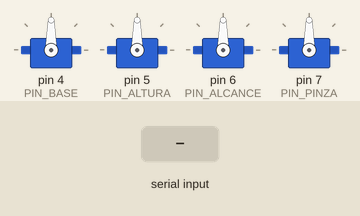
Simulated run of this sketch. Board: Arduino Uno, built with avr-gcc and run on an emulated ATmega328P. On the bench: 4 × servo. The test bench sets the inputs (shaded band). What the sketch prints to the serial monitor is not drawn.

Above: at 1.2 s.
1.3 s: "90,45,200,10\n" received over Serial
At 2.5 s:
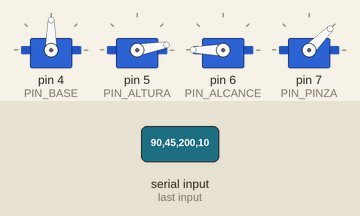
2.8 s: "30,150,10,200\n" received over Serial
At 3.6 s:
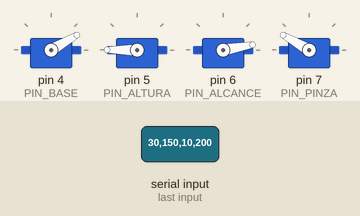
Timing chart, 0 to 5.8 s (numbered marks = the images above; inputs shaded):
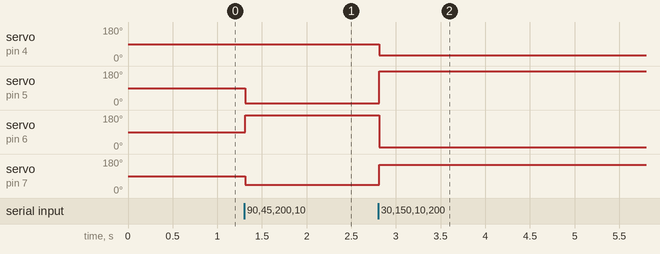

Measured:
- after the input at 1.3 s, servo on pin 5 (PIN_ALTURA): 90° → 10° at once; servo on pin 6 (PIN_ALCANCE): 90° → 180° at once; servo on pin 7 (PIN_PINZA): 90° → 45° at once
- after the input at 2.8 s, servo on pin 4 (PIN_BASE): 90° → 30° at once; servo on pin 5 (PIN_ALTURA): 10° → 180° at once; servo on pin 6 (PIN_ALCANCE): 180° → 10° at once; servo on pin 7 (PIN_PINZA): 45° → 150° at once

The sketch:

control_servos.ino
```cpp
/*
 * Control de Servomotores mediante Visión por Computadora y Arduino
 * =================================================================
 * Trabajo de Fin de Curso UCAB: Interfaz Gestual de Brazo Robótico
 * Autores: Stalin Franco, Luis Salazar
 * Docente: Eladio Lobo
 *
 * Este programa recibe datos por comunicación serial desde Python,
 * parsea 4 valores separados por comas (ángulo, distancia, posición X,
 * posición Y) y controla 4 servomotores (SG90/MG90S) que actúan como
 * las articulaciones de un brazo robótico.
 *
 * Conexiones de los servos:
 *   - Servo BASE (rotación):     Pin digital 4
 *   - Servo ALTURA (hombro):     Pin digital 5
 *   - Servo ALCANCE (codo):      Pin digital 6
 *   - Servo PINZA (garra):       Pin digital 7
 *
 * Comunicación Serial:
 *   - Baud rate: 9600
 *   - Formato de datos: "ángulo,distancia,posX,posY\n"
 *     donde cada valor está en el rango 0-180.
 */

#include <Servo.h>

// ============================================================================
// CREACIÓN DE OBJETOS SERVO
// ============================================================================
Servo base;      // Rotación de la base del brazo
Servo altura;    // Articulación del hombro (elevación)
Servo alcance;   // Articulación del codo (alcance horizontal)
Servo pinza;     // Apertura/cierre de la pinza (garra)

// ============================================================================
// CONFIGURACIÓN DE PINES
// ============================================================================
const int PIN_BASE = 4;
const int PIN_ALTURA = 5;
const int PIN_ALCANCE = 6;
const int PIN_PINZA = 7;

// ============================================================================
// VARIABLES GLOBALES
// ============================================================================
String datosRecibidos = "";   // Buffer para almacenar datos seriales
bool datosCompletos = false;  // Bandera para indicar datos listos

// ============================================================================
// CONFIGURACIÓN INICIAL
// ============================================================================
void setup() {
  // Inicializar comunicación serial a 9600 baudios
  Serial.begin(9600);

  // Esperar a que el puerto serial esté listo (opcional, útil en algunos Arduinos)
  while (!Serial) {
    ; // Esperar por conexión serial (para Arduino Leonardo/Micro)
  }

  // Asignar los servos a sus pines correspondientes
  base.attach(PIN_BASE);
  altura.attach(PIN_ALTURA);
  alcance.attach(PIN_ALCANCE);
  pinza.attach(PIN_PINZA);

  // Inicializar todos los servos en la posición central (90 grados)
  base.write(90);
  altura.write(90);
  alcance.write(90);
  pinza.write(90);

  // Indicar que el sistema está listo
  Serial.println("Sistema de control de servos iniciado.");
}

// ============================================================================
// BUCLE PRINCIPAL
// ============================================================================
void loop() {
  // Verificar si hay datos disponibles en el puerto serial
  while (Serial.available() > 0) {
    // Leer un carácter del buffer serial
    char caracter = Serial.read();

    // Si encontramos el carácter de nueva línea, los datos están completos
    if (caracter == '\n') {
      datosCompletos = true;
      break;
    } else {
      // Agregar el carácter al buffer de datos
      datosRecibidos += caracter;
    }
  }

  // Si tenemos datos completos, procesarlos
  if (datosCompletos) {
    // Eliminar espacios en blanco y saltos de línea adicionales
    datosRecibidos.trim();

    // Buscar las posiciones de las comas (separadores)
    int primeraComa = datosRecibidos.indexOf(',');
    int segundaComa = datosRecibidos.indexOf(',', primeraComa + 1);
    int terceraComa = datosRecibidos.indexOf(',', segundaComa + 1);

    // Verificar que se encontraron las 3 comas (4 valores)
    if (primeraComa > 0 && segundaComa > 0 && terceraComa > 0) {
      // Extraer los 4 valores como substrings y convertirlos a enteros
      // NOTA: El orden debe coincidir con el envío desde Python:
      //   ángulo_inclinacion -> base
      //   distancia_pulgar_menique -> pinza
      //   posicion_x_muneca -> alcance
      //   posicion_y_muneca -> altura
      int angulo = datosRecibidos.substring(0, primeraComa).toInt();
      int distancia = datosRecibidos.substring(primeraComa + 1, segundaComa).toInt();
      int posX = datosRecibidos.substring(segundaComa + 1, terceraComa).toInt();
      int posY = datosRecibidos.substring(terceraComa + 1).toInt();

      // ====================================================================
      // MAPEO DE PARÁMETROS A SERVOS
      // ====================================================================
      // Según la documentación del proyecto:
      //   - angle_deg (ángulo de inclinación) -> Servo BASE (rotación)
      //   - distance_px (distancia pulgar-meñique) -> Servo PINZA (garra)
      //   - movimiento_x (posición X muñeca) -> Servo ALCANCE (codo)
      //   - movimiento_y (posición Y muñeca) -> Servo ALTURA (hombro)
      // ====================================================================

      // Limitar los valores al rango seguro 0-180 usando constrain()
      // Esto protege los servos de recibir valores fuera de rango
      angulo = constrain(angulo, 0, 180);
      distancia = constrain(distancia, 0, 180);
      posX = constrain(posX, 0, 180);
      posY = constrain(posY, 0, 180);

      // Enviar los ángulos a los servos
      base.write(angulo);       // Ángulo de inclinación -> rotación base
      pinza.write(distancia);   // Distancia pulgar-meñique -> apertura pinza
      alcance.write(posX);      // Posición X muñeca -> alcance codo
      altura.write(posY);       // Posición Y muñeca -> altura hombro

      // (Opcional) Enviar confirmación de vuelta a Python
      // Serial.println("OK");
    }

    // Limpiar el buffer y la bandera para la siguiente lectura
    datosRecibidos = "";
    datosCompletos = false;
  }
}
```
